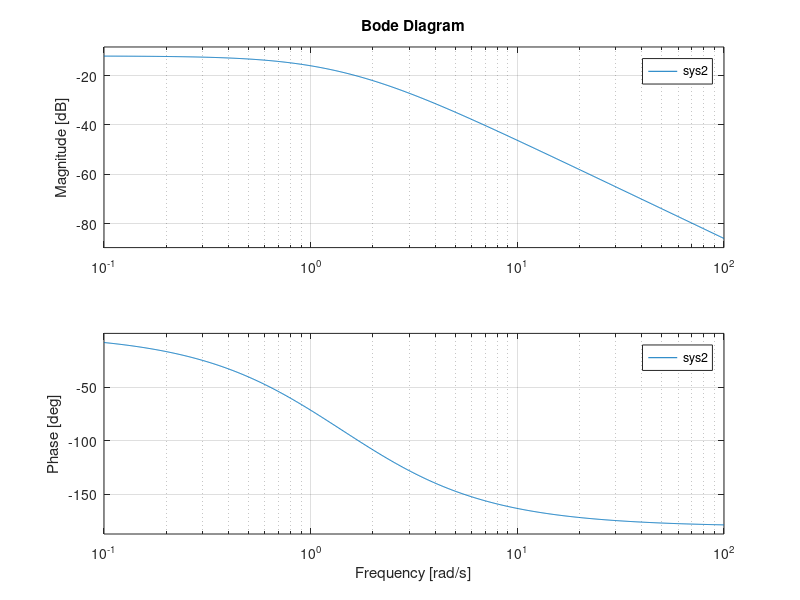

This figure's MATLAB source:
Kp=2;Kd=1;K2=1;Ki=1;
m=2;
sys=tf([Kd 0],[Kd*m, m*K2*Kd+m*Kp, Ki*m+m*K2*Kp, K2*Ki*m]);
% bode(sys)
Ki=0;
sys2=tf([Kd 0],[Kd*m, m*K2*Kd+m*Kp, Ki*m+m*K2*Kp, K2*Ki*m]);
bode(sys2);